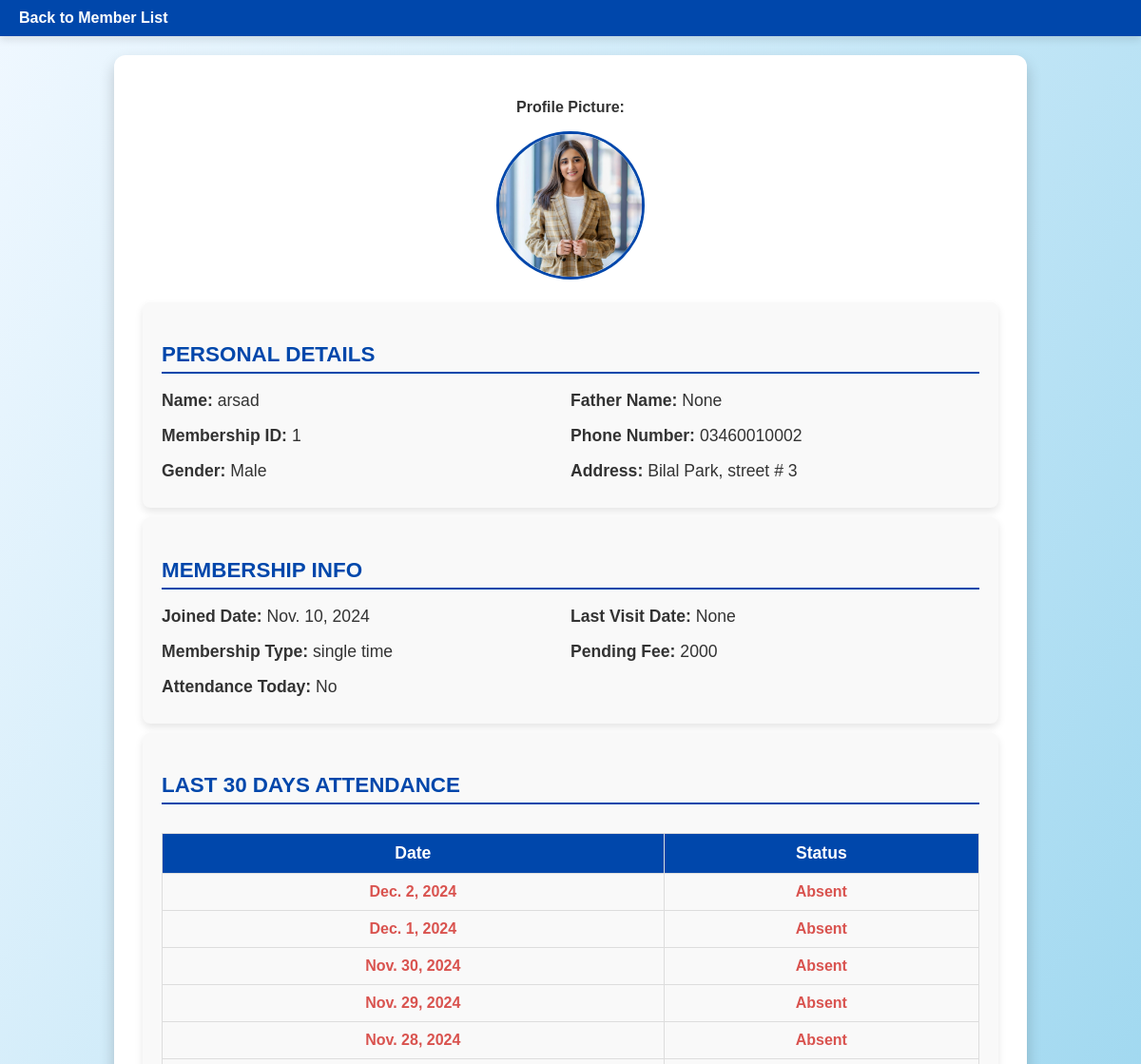
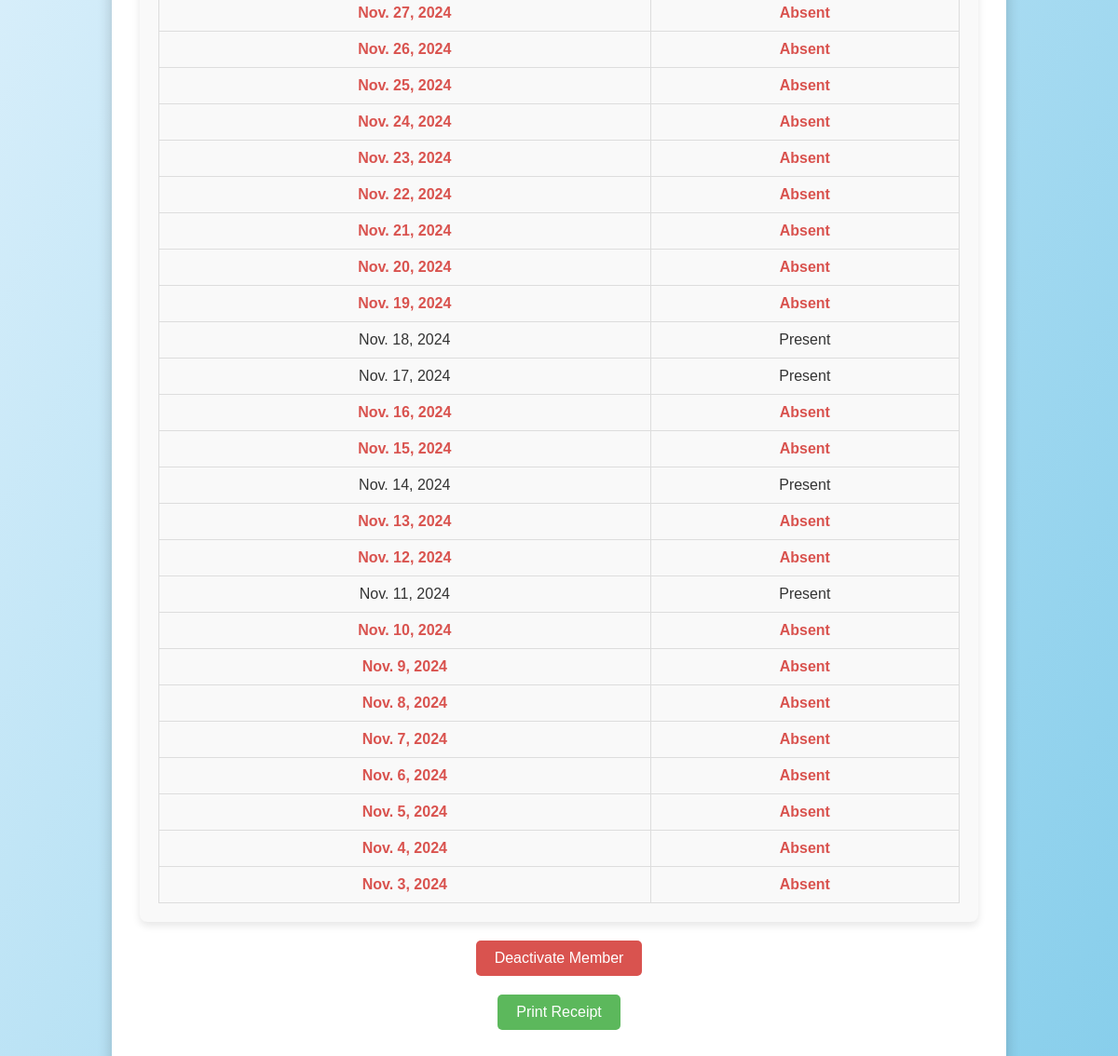
Page /member_detail/4/ on the committed database (2 pictures, top to bottom).
### core/models.py (models this page shows, shortened)
class GymMember(models.Model):
    name = models.CharField(max_length=50)
    fname = models.CharField(max_length=50, null=True, blank=True)
    phone_number = models.CharField(max_length=15, blank=True, null=True)
    date_of_birth = models.DateField(null=True, blank=True)
    gender = models.CharField(max_length=10, choices=[('Male', 'Male'), ('Female', 'Female'), ('Other', 'Other')])
    profile_picture = models.ImageField(upload_to='profile_pics/', blank=True, null=True)
    membership_id = models.CharField(max_length=20, unique=True)
    membership_type = models.CharField(max_length=50, choices=[
        ('single time', 'single time'),
        ('single time with electric machine', 'single time with electric machine'),
        ('double time', 'double time'),
        ('double time with electric machine', 'double time with electric machine')
    ])
    active_status = models.BooleanField(default=True)
    activation_date = models.DateField(null=True, blank=True)  # Editable activation date
    weight = models.DecimalField(max_digits=5, decimal_places=2, null=True, blank=True)
    height = models.DecimalField(max_digits=5, decimal_places=2, null=True, blank=True)
    bmi = models.DecimalField(max_digits=4, decimal_places=2, null=True, blank=True)
    fitness_goal = models.CharField(max_length=100, blank=True, null=True)
    address = models.TextField(blank=True, null=True)
    emergency_contact_relation = models.CharField(max_length=50, blank=True, null=True)
    joined_date = models.DateField(auto_now_add=True)
    last_visit_date = models.DateField(null=True, blank=True)
    additional_notes = models.TextField(blank=True, null=True)
    @property
    def attendance_today(self):
        today = timezone.now().date()
        return Attendance.objects.filter(member=self, check_in_time__date=today).exists()
    @property
    def pending_fee(self):
        payments_made = Payment.objects.filter(member=self).aggregate(total=models.Sum('amount'))['total'] or Decimal('0')
        return self.total_membership_cost() - payments_made
    def total_membership_cost(self):
        cost = {
            'single time': 2000,
            'single time with electric machine': 3000,
            'double time': 4000,
            'double time with electric machine': 5000
        }
        return cost.get(self.membership_type, 0)

### core/views.py (the view)
# urls.py: path('member_detail/<int:id>/', member_detail, name='member_detail'),
def member_detail(request, id):
    member = get_object_or_404(GymMember, id=id)
    form = GymMemberForm(instance=member)  # Pass form to template
    last_30_days = [(datetime.now().date() - timedelta(days=i)) for i in range(30)]
    attendance_data = [
        {
            "date": day,
            "status": Attendance.objects.filter(member=member, check_in_time__date=day).exists()
        }
        for day in last_30_days
    ]
    pending_fee = member.pending_fee
    return render(request, 'member_detail.html', {
        "member": member,
        "attendance_data": attendance_data,
        "pending_fee": pending_fee,
        "form": form,
    })

### templates/member_detail.html (shortened to what this page needs)
{% load static %}
<!DOCTYPE html>
<html lang="en">
<head>
    <link href="{% static 'css/memberdetail.css' %}" rel="stylesheet">
</head>
<body>
    <nav class="navbar">
        <a href="{% url 'member_list' %}" class="navbar-link">Back to Member List</a>
    </nav>
    <div class="member-detail-section">
        <div class="member-card">
            <div class="profile-picture-container">
                <p><strong>Profile Picture:</strong></p>
                {% if member.profile_picture %}
                    <img src="{{ member.profile_picture.url }}" alt="Profile Picture" class="profile-picture">
                {% else %}
                    <p>No profile picture available</p>
                {% endif %}
            </div>
            <div class="detail-block">
                <h3>Personal Details</h3>
                <p><strong>Name:</strong> {{ member.name }}</p>
                <p><strong>Father Name:</strong> {{ member.fname }}</p>
                <p><strong>Membership ID:</strong> {{ member.membership_id }}</p>
                <p><strong>Phone Number:</strong> {{ member.phone_number }}</p>
                <p><strong>Gender:</strong> {{ member.gender }}</p>
                <p><strong>Address:</strong> {{ member.address }}</p>
            </div>
            <div class="detail-block">
                <h3>Membership Info</h3>
                <p><strong>Joined Date:</strong> {{ member.joined_date }}</p>
                <p><strong>Last Visit Date:</strong> {{ member.last_visit_date }}</p>
                <p><strong>Membership Type:</strong> {{ member.membership_type }}</p>
                <p><strong>Pending Fee:</strong> {{ pending_fee }}</p>
                <p><strong>Attendance Today:</strong> {% if member.attendance_today %} Yes {% else %} No {% endif %}</p>
            </div>
            <div class="detail-block">
                <h3>Last 30 Days Attendance</h3>
                <table class="attendance-table">
                    <tr>
                        <th>Date</th>
                        <th>Status</th>
                    </tr>
                    {% for record in attendance_data %}
                    <tr class="{% if not record.status %}absent-row{% endif %}">
                        <td>{{ record.date }}</td>
                        <td>{% if record.status %} Present {% else %} Absent {% endif %}</td>
                    </tr>
                    {% endfor %}
                </table>
            </div>
            <div class="deactivate-container">
                {% if member.active_status %}
                    <form method="post" action="{% url 'deactivate_member' member.id %}">
                        <button type="submit" class="deactivate-btn">Deactivate Member</button>
                    </form>
                {% else %}
                    <p>This member is inactive.</p>
                {% endif %}
            </div>
            <a href="{% url 'print_receipt' member.id %}" class="print-receipt-btn">Print Receipt</a>
        </div>
    </div>
</body>
</html>

### static/css/memberdetail.css (style rules this page uses)
body { font-family: 'Arial', sans-serif; margin: 0; padding: 0; background: linear-gradient(to bottom right, #f0f8ff, #87ceeb); color: #333; }
.navbar { background-color: #0047ab; padding: 10px 20px; text-align: left; box-shadow: 0 4px 8px rgba(0, 0, 0, 0.1); }
.navbar-link { color: white; text-decoration: none; font-weight: bold; transition: color 0.3s ease; }
.member-detail-section { display: flex; justify-content: center; flex-wrap: wrap; padding: 20px; }
.member-card { background: white; padding: 30px; border-radius: 12px; box-shadow: 0 8px 16px rgba(0, 0, 0, 0.2); width: 90%; max-width: 900px; animation: fadeIn 1s ease-in-out; }
.detail-block { background: #f9f9f9; padding: 20px; margin: 10px 0; border-radius: 8px; box-shadow: 0 4px 8px rgba(0, 0, 0, 0.1); display: flex; flex-wrap: wrap; }
.detail-block h3 { width: 100%; font-size: 1.4em; color: #0047ab; margin-bottom: 10px; text-transform: uppercase; border-bottom: 2px solid #0047ab; padding-bottom: 5px; }
.detail-block p { margin: 8px 0; font-size: 1.1em; flex: 1 1 45%; }
.profile-picture-container { text-align: center; margin-bottom: 20px; }
.profile-picture { width: 150px; height: 150px; object-fit: cover; border-radius: 50%; border: 3px solid #0047ab; }
.attendance-table { width: 100%; border-collapse: collapse; margin-top: 20px; }
.attendance-table th, .attendance-table td { border: 1px solid #ddd; text-align: center; padding: 10px; }
.attendance-table th { background-color: #0047ab; color: white; font-size: 1.1em; }
.attendance-table tr:nth-child(even) { background-color: #f9f9f9; }
.absent-row { color: #d9534f; font-weight: bold; }
.deactivate-container { text-align: center; margin-top: 20px; }
.deactivate-btn { background-color: #d9534f; color: white; border: none; padding: 10px 20px; border-radius: 5px; font-size: 1em; cursor: pointer; transition: background-color 0.3s ease; }
.print-receipt-btn { display: block; text-align: center; background-color: #5cb85c; color: white; text-decoration: none; padding: 10px 20px; border-radius: 5px; margin: 20px auto; width: fit-content; transition: background-color 0.3s ease; }

### rows in the picture
GymMember: profile_picture (picture), name "arsad", fname "None", membership_id "1", phone_number "03460010002", gender "Male", address "Bilal Park, street # 3", joined_date "Nov. 10, 2024", last_visit_date "None", membership_type "single time"

### other values in the picture
{{ pending_fee }} "2000"
{{ record.date }} "Dec. 2, 2024" "Dec. 1, 2024" "Nov. 30, 2024" "Nov. 29, 2024" "Nov. 28, 2024" "Nov. 27, 2024" "Nov. 26, 2024" "Nov. 25, 2024" "Nov. 24, 2024" "Nov. 23, 2024" "Nov. 22, 2024" "Nov. 21, 2024" "Nov. 20, 2024" "Nov. 19, 2024" "Nov. 18, 2024" "Nov. 17, 2024" "Nov. 16, 2024" "Nov. 15, 2024" "Nov. 14, 2024" "Nov. 13, 2024" "Nov. 12, 2024" "Nov. 11, 2024" "Nov. 10, 2024" "Nov. 9, 2024" "Nov. 8, 2024" "Nov. 7, 2024" "Nov. 6, 2024" "Nov. 5, 2024" "Nov. 4, 2024" "Nov. 3, 2024"
